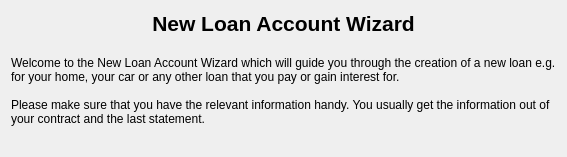
<?xml version="1.0" encoding="UTF-8"?>
<ui version="4.0">
 <class>NewIntroWizardPageDecl</class>
 <widget class="QWizardPage" name="NewIntroWizardPageDecl">
  <attribute name="title">
    <string/>
  </attribute>
  <layout class="QVBoxLayout">
    <item>
      <layout class="QHBoxLayout">
        <property name="margin">
          <number>0</number>
        </property>
        <property name="spacing">
          <number>6</number>
        </property>
        <item>
          <spacer name="Spacer2">
            <property name="sizeHint">
              <size>
                <width>98</width>
                <height>0</height>
              </size>
            </property>
            <property name="sizeType">
              <enum>QSizePolicy::Expanding</enum>
            </property>
            <property name="orientation">
              <enum>Qt::Horizontal</enum>
            </property>
          </spacer>
        </item>
        <item>
          <widget class="QLabel" name="TextLabel1_1">
            <property name="font">
              <font>
                <family>Helvetica</family>
                <pointsize>16</pointsize>
                <bold>true</bold>
              </font>
            </property>
            <property name="text">
              <string>New Loan Account Wizard</string>
            </property>
            <property name="alignment">
              <set>Qt::AlignTop|Qt::AlignHCenter</set>
            </property>
            <property name="wordWrap">
              <bool>false</bool>
            </property>
          </widget>
        </item>
        <item>
          <spacer name="Spacer3">
            <property name="sizeHint">
              <size>
                <width>119</width>
                <height>0</height>
              </size>
            </property>
            <property name="sizeType">
              <enum>QSizePolicy::Expanding</enum>
            </property>
            <property name="orientation">
              <enum>Qt::Horizontal</enum>
            </property>
          </spacer>
        </item>
      </layout>
    </item>
    <item>
      <widget class="QLabel" name="TextLabel1_2">
        <property name="text">
          <string>
Welcome to the New Loan Account Wizard which will guide you through the creation of a new loan e.g. for your home, your car or any other loan that you pay or gain interest for.

Please make sure that you have the relevant information handy. You usually get the information out of your contract and the last statement.</string>
        </property>
        <property name="alignment">
          <set>Qt::AlignTop</set>
        </property>
        <property name="wordWrap">
          <bool>true</bool>
        </property>
      </widget>
    </item>
    <item>
      <spacer name="Spacer4">
        <property name="sizeHint">
          <size>
            <width>20</width>
            <height>20</height>
          </size>
        </property>
        <property name="sizeType">
          <enum>QSizePolicy::Expanding</enum>
        </property>
        <property name="orientation">
          <enum>Qt::Vertical</enum>
        </property>
      </spacer>
    </item>
  </layout>
 </widget>
 <resources/>
 <connections/>
 <customwidgets>
 </customwidgets>
 <tabstops>
 </tabstops>
</ui>
